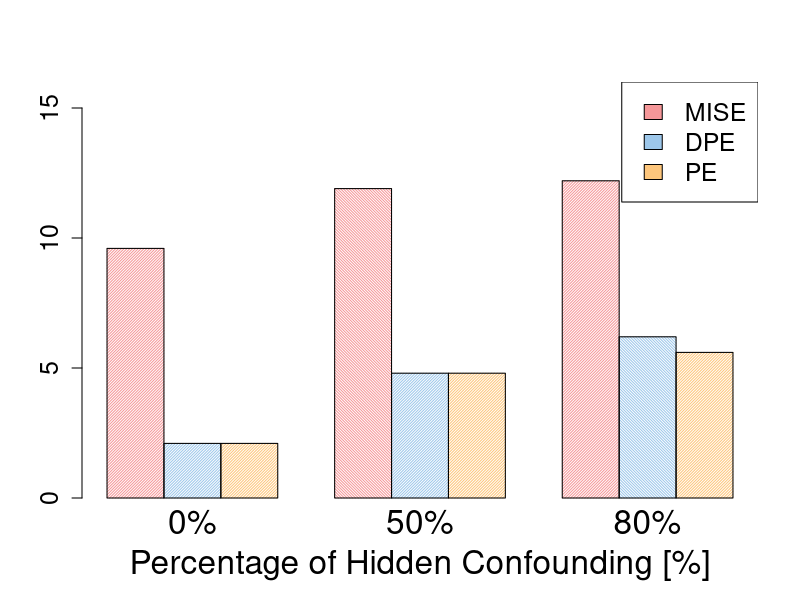

This chart was generated by the following R code:
# Copyright (C) 2019  anonymised author, anonymised institution
#
# Permission is hereby granted, free of charge, to any person obtaining a copy of this software and associated
# documentation files (the "Software"), to deal in the Software without restriction, including without limitation
# the rights to use, copy, modify, merge, publish, distribute, sublicense, and/or sell copies of the Software,
# and to permit persons to whom the Software is furnished to do so, subject to the following conditions:
#
# The above copyright notice and this permission notice shall be included in all copies or substantial portions
#  of the Software.
#
# THE SOFTWARE IS PROVIDED "AS IS", WITHOUT WARRANTY OF ANY KIND, EXPRESS OR IMPLIED, INCLUDING BUT NOT LIMITED
# TO THE WARRANTIES OF MERCHANTABILITY, FITNESS FOR A PARTICULAR PURPOSE AND NONINFRINGEMENT. IN NO EVENT SHALL
# THE AUTHORS OR COPYRIGHT HOLDERS BE LIABLE FOR ANY CLAIM, DAMAGES OR OTHER LIABILITY, WHETHER IN AN ACTION OF
# CONTRACT, TORT OR OTHERWISE, ARISING FROM, OUT OF OR IN CONNECTION WITH THE SOFTWARE OR THE USE OR OTHER
# DEALINGS IN THE SOFTWARE.

# {9.6} $\pm$ 0.0 &  {2.1} $\pm$ 0.4 & {2.1} $\pm$ 0.1 (0%)
# {11.9} $\pm$ 0.2 & {4.8} $\pm$ 1.8 & {4.8} $\pm$ 2.8 (50%)
# {12.2} $\pm$ 0.2 & {6.2} $\pm$ 2.6 & {5.6} $\pm$ 6.3 (90%)

# The following numbers were extracted from the finished experiments using run_results.sh.
mise <- c(9.6, 11.9, 12.2)
dpe <- c(2.1, 4.8, 6.2)
pe <- c(2.1, 4.8, 5.6)

data <- t(cbind(mise, dpe, pe))
# data <- t(apply(data, 1, function(x)(x/(max(x)))))
rownames(data) <- c("MISE", "DPE", "PE")
colnames(data) <- c("0%", "50%", "80%")

colors <- c('#F59799', '#9DC7EA', '#FDC67C') #, '#666666')

pdf("confounding.pdf", width=10, height=5)
plt = barplot(data, 
        col=colors , 
        density=c(50, 50, 50, 50),
        angle=c(45, 45, 45, -45),
        ylim=c(0, 16),
        beside=T, xlab="Percentage of Hidden Confounding [%]", 
        cex.axis=1.5, cex=2, cex.lab=2)
legend("topright", legend=rownames(data), cex=1.5,
       fill=colors, bty="o")

dev.off()